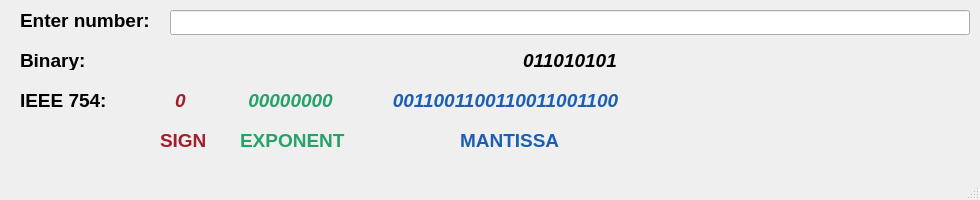
<?xml version="1.0" encoding="UTF-8"?>
<ui version="4.0">
 <class>MainWindow</class>
 <widget class="QMainWindow" name="MainWindow">
  <property name="geometry">
   <rect>
    <x>0</x>
    <y>0</y>
    <width>980</width>
    <height>200</height>
   </rect>
  </property>
  <property name="windowTitle">
   <string>Converter</string>
  </property>
  <widget class="QWidget" name="centralwidget">
   <widget class="QLineEdit" name="ENTER">
    <property name="geometry">
     <rect>
      <x>170</x>
      <y>10</y>
      <width>800</width>
      <height>25</height>
     </rect>
    </property>
   </widget>
   <widget class="QLabel" name="label">
    <property name="geometry">
     <rect>
      <x>20</x>
      <y>10</y>
      <width>180</width>
      <height>20</height>
     </rect>
    </property>
    <property name="font">
     <font>
      <pointsize>14</pointsize>
      <bold>true</bold>
     </font>
    </property>
    <property name="text">
     <string>Enter number:</string>
    </property>
   </widget>
   <widget class="QLabel" name="label_2">
    <property name="geometry">
     <rect>
      <x>20</x>
      <y>50</y>
      <width>180</width>
      <height>20</height>
     </rect>
    </property>
    <property name="font">
     <font>
      <pointsize>14</pointsize>
      <bold>true</bold>
     </font>
    </property>
    <property name="text">
     <string>Binary:</string>
    </property>
   </widget>
   <widget class="QLabel" name="BINARY">
    <property name="geometry">
     <rect>
      <x>170</x>
      <y>50</y>
      <width>800</width>
      <height>20</height>
     </rect>
    </property>
    <property name="font">
     <font>
      <pointsize>14</pointsize>
      <italic>true</italic>
      <bold>true</bold>
     </font>
    </property>
    <property name="text">
     <string>011010101</string>
    </property>
    <property name="alignment">
     <set>Qt::AlignCenter</set>
    </property>
   </widget>
   <widget class="QLabel" name="SIGN">
    <property name="geometry">
     <rect>
      <x>170</x>
      <y>90</y>
      <width>21</width>
      <height>20</height>
     </rect>
    </property>
    <property name="font">
     <font>
      <pointsize>14</pointsize>
      <italic>true</italic>
      <bold>true</bold>
     </font>
    </property>
    <property name="styleSheet">
     <string notr="true">color: rgb(165, 29, 45);</string>
    </property>
    <property name="text">
     <string>0</string>
    </property>
    <property name="alignment">
     <set>Qt::AlignCenter</set>
    </property>
   </widget>
   <widget class="QLabel" name="label_5">
    <property name="geometry">
     <rect>
      <x>20</x>
      <y>90</y>
      <width>180</width>
      <height>20</height>
     </rect>
    </property>
    <property name="font">
     <font>
      <pointsize>14</pointsize>
      <bold>true</bold>
     </font>
    </property>
    <property name="text">
     <string>IEEE 754:</string>
    </property>
   </widget>
   <widget class="QLabel" name="label_6">
    <property name="geometry">
     <rect>
      <x>160</x>
      <y>130</y>
      <width>51</width>
      <height>20</height>
     </rect>
    </property>
    <property name="font">
     <font>
      <pointsize>14</pointsize>
      <bold>true</bold>
     </font>
    </property>
    <property name="styleSheet">
     <string notr="true">color: rgb(165, 29, 45);</string>
    </property>
    <property name="text">
     <string>SIGN</string>
    </property>
   </widget>
   <widget class="QLabel" name="EXPONENT">
    <property name="geometry">
     <rect>
      <x>220</x>
      <y>90</y>
      <width>141</width>
      <height>20</height>
     </rect>
    </property>
    <property name="font">
     <font>
      <pointsize>14</pointsize>
      <italic>true</italic>
      <bold>true</bold>
     </font>
    </property>
    <property name="styleSheet">
     <string notr="true">color: rgb(38, 162, 105);</string>
    </property>
    <property name="text">
     <string>00000000</string>
    </property>
    <property name="alignment">
     <set>Qt::AlignCenter</set>
    </property>
   </widget>
   <widget class="QLabel" name="label_7">
    <property name="geometry">
     <rect>
      <x>240</x>
      <y>130</y>
      <width>121</width>
      <height>20</height>
     </rect>
    </property>
    <property name="font">
     <font>
      <pointsize>14</pointsize>
      <bold>true</bold>
     </font>
    </property>
    <property name="styleSheet">
     <string notr="true">color: rgb(38, 162, 105);</string>
    </property>
    <property name="text">
     <string>EXPONENT</string>
    </property>
   </widget>
   <widget class="QLabel" name="MANTISSA">
    <property name="geometry">
     <rect>
      <x>360</x>
      <y>90</y>
      <width>291</width>
      <height>20</height>
     </rect>
    </property>
    <property name="font">
     <font>
      <pointsize>14</pointsize>
      <italic>true</italic>
      <bold>true</bold>
     </font>
    </property>
    <property name="styleSheet">
     <string notr="true">color: rgb(26, 95, 180);</string>
    </property>
    <property name="text">
     <string>0011001100110011001100</string>
    </property>
    <property name="alignment">
     <set>Qt::AlignCenter</set>
    </property>
   </widget>
   <widget class="QLabel" name="label_8">
    <property name="geometry">
     <rect>
      <x>460</x>
      <y>130</y>
      <width>141</width>
      <height>20</height>
     </rect>
    </property>
    <property name="font">
     <font>
      <pointsize>14</pointsize>
      <bold>true</bold>
     </font>
    </property>
    <property name="styleSheet">
     <string notr="true">color: rgb(26, 95, 180);</string>
    </property>
    <property name="text">
     <string>MANTISSA</string>
    </property>
   </widget>
  </widget>
  <widget class="QMenuBar" name="menubar">
   <property name="geometry">
    <rect>
     <x>0</x>
     <y>0</y>
     <width>980</width>
     <height>22</height>
    </rect>
   </property>
  </widget>
  <widget class="QStatusBar" name="statusbar"/>
 </widget>
 <resources/>
 <connections/>
</ui>
